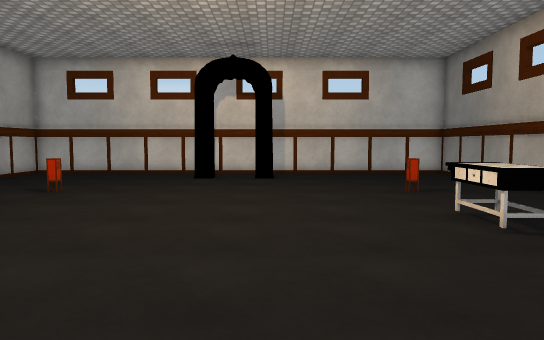
[1] (above)

12 first-person views from a walk through a 3-D level made in the Unity game engine. The camera is 1.4 m above the floor, tilts 4° down and sees 70° across. The floor is counted in squares, 1 m on a side. Each view is taken from the middle of a square. On the plan, view 1 faces up. The plan holds only what a view shows up to about 16 squares ahead; the rest is blank. The player is left out. Some surface patterns are stand-ins.

[2]
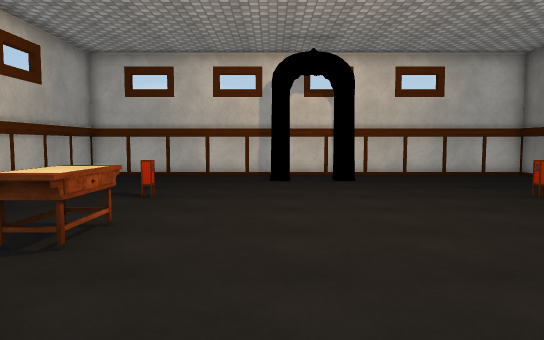

[3]
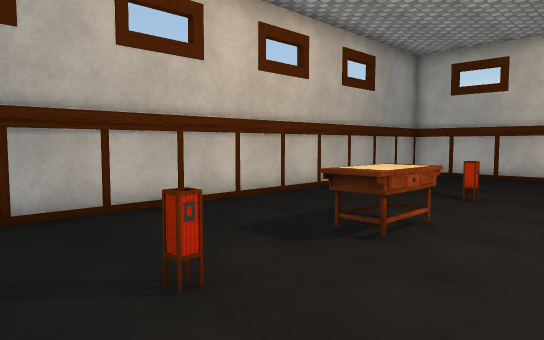

[4]
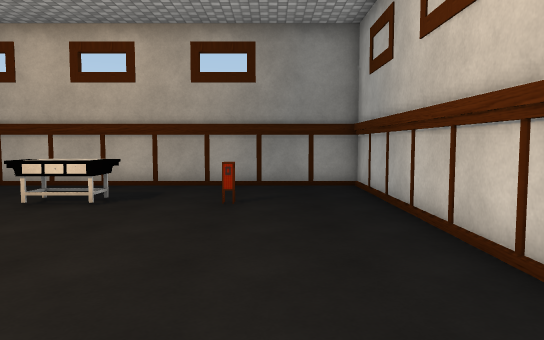

[5]
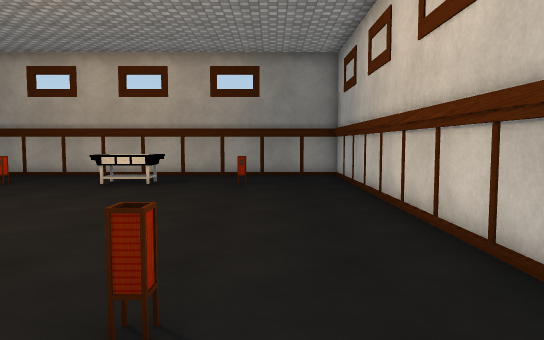

[6]
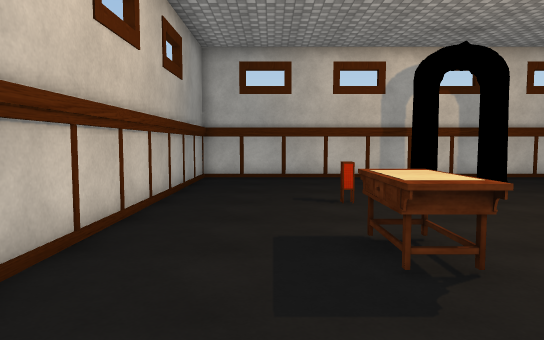

[7]
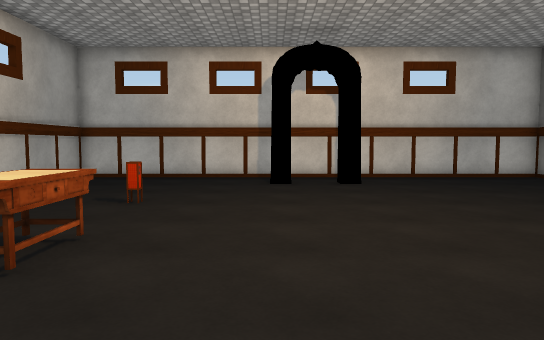

[8]
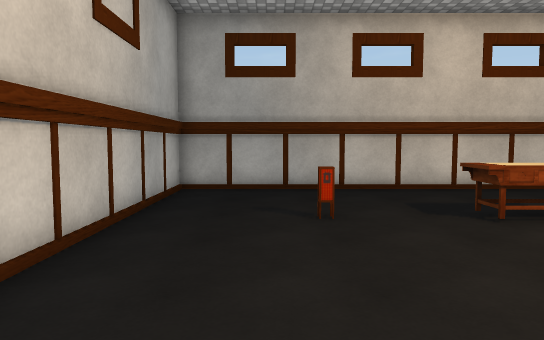

[9]
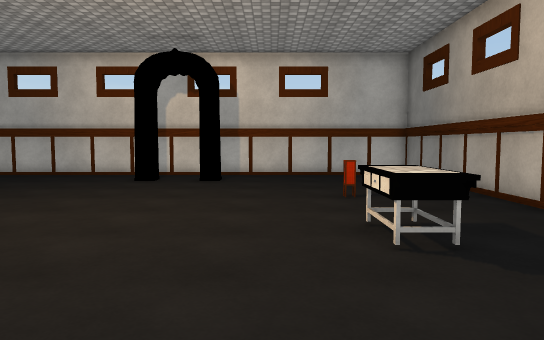

[10]
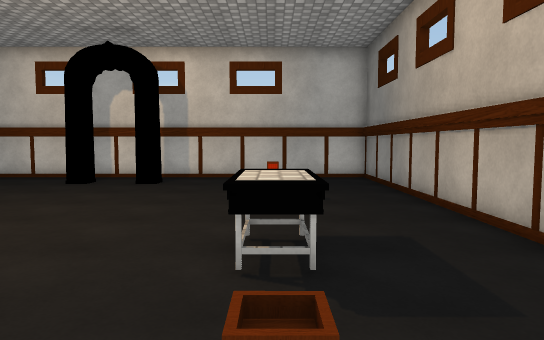

[11]
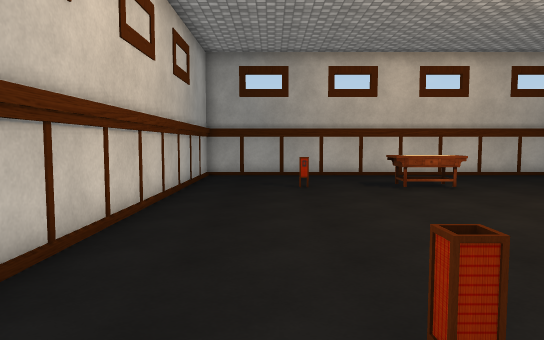

[12]
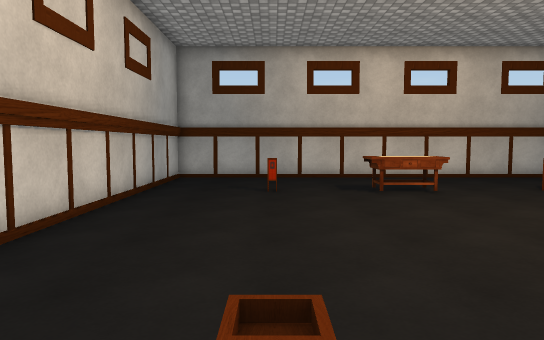

### Floor plan
Points are (right, up) in squares from view 1. A wall is a line through its corners. A room is listed if a view was taken in it or the views show most of it. See-through windows are left out.
Room 1 (views 1, 2, 3, 4, 5, 6, 7, 8, 9, 10, 11, 12)
walls: (-10.8, 17.9) (-10.8, -0.8) (7.8, -0.8) (7.8, 17.9) (-10.8, 17.9)
low walls: (-6.1, 2.8) (-6.1, 3.2); (-6.4, 2.8) (-6.4, 3.2)
objects: table (-7, 6) to (-6, 8); arch (-3, 15) to (0, 16); table (4, 6) to (4, 8)

Positions as (right, up) in squares from view 1, and headings:
1: (0, 0), facing up
2: (-3, 1), facing up
3: (-3, 1), facing up-left
4: (-5, 2), facing right
5: (-9, 2), facing right
6: (-8, 2), facing up
7: (-3, 2), facing up
8: (1, 2), facing left
9: (2, 1), facing up
10: (4, 2), facing up
11: (6, 2), facing left
12: (5, 3), facing left
